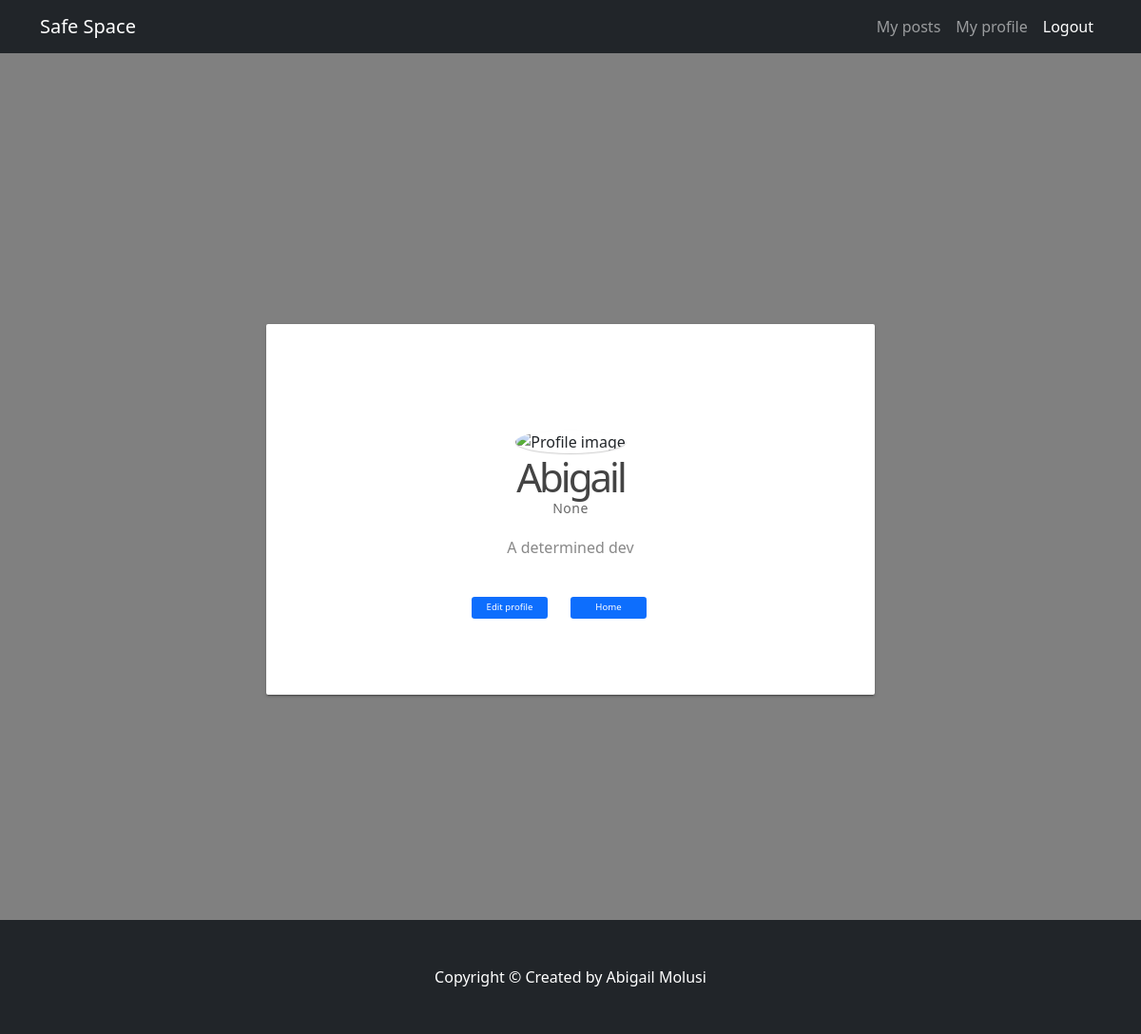
/blog/54/existingprofile/ (signed in), run on the app's committed database.
### blog/models.py (models this page shows, shortened)
class Userprofile(models.Model):
    preffered_name = models.CharField(max_length=255,null=True)
    user = models.OneToOneField(User,on_delete=models.CASCADE)
    profilepic = CloudinaryField("userprofiles",default="userprofiles/dp.JPG")
    job_title = models.CharField(max_length=250,null=True)
    about = models.CharField(max_length=500,null=True)
    twitter = models.URLField(blank=True,null=True)
    linkedin = models.URLField(blank=True, null=True)
    instagram = models.URLField(blank=True, null=True)

### blog/views.py (the view)
# urls.py: path('<int:pk>/existingprofile/',views.existinguserprofile, name='existingprofile'),
@login_required
def existinguserprofile(request, pk):
    try:
        userprofile = Userprofile.objects.get(user__id=pk)
        result = list(chain(Article.objects.filter(author__id=userprofile.id)))
        context = {"userprofile": userprofile, "result": result}
        return render(request, 'blog/existing_profile.html', context)
    except ObjectDoesNotExist:
        if pk == request.user.id:
            return redirect("blog:userprofile_create")
        else:
            messages.info(request, 'Profile nolonger exists..')
            return HttpResponseRedirect(reverse('blog:home', kwargs={"pk": pk}))

### accounts/models.py (called while the page is built)
    @property
    def is_active(self):
        return self.active

### templates/blog/existing_profile.html (shortened to what this page needs)
{% extends 'blog/index.html' %}
{% load static %}
{% static "images" as baseUrl %}
{% block content %}
<div class="container" style="height:100%;width:100%;display:flex;justify-content:center;align-items:center;">
    {%if result%}
        <aside class="profile-card" style="margin:0 auto">
  <header>
<img src="{{ userprofile.profilepic.url }}" alt="Profile image">
    <h1>{{ userprofile.preffered_name|title }}</h1>
    <h2>{{ userprofile.job_title }}</h2>
  </header>
  <div class="profile-bio">
    <p>{{ userprofile.about }}</p>
  </div>
            {% if userprofile.user.email == request.user.email %}
            <div class="container" style="display:flex;justify-content:center">
  <div class="row " >
    <div class="col-sm">
      <a href="{% url 'blog:userprofile_update' userprofile.id %}" style="text-align:center;font-size:0.6em;display:block;width:5rem;margin:auto;text-decoration:none"  class="btn-sm btn-primary">
                            Edit profile</a>
    </div>
    <div class="col-sm">
       <a href="/.."  style="text-align:center;font-size:0.6em;display:block;width:5rem;margin:auto;text-decoration:none" class="btn-sm btn-primary">Home</a>
    </div>
    <div class="col-sm">
    </div>
  </div>
</div>
               {% else %}
                        <div class="row">
                        <div class="col-6 pb-5" style="display:flex;justify-content:space-around">
                        <a href="{{request.META.HTTP_REFERER|escape}}" style="text-align:center;font-size:0.6em;display:block;width:5rem;margin:auto" class="btn btn-sm btn-primary">Back</a>
                         </div>
                        </div>
                        {% endif %}
        </aside>
    </div>
{% endif %}
{% endblock %}

### data on the page
Userprofile: preffered_name "Abigail", job_title "None", about "A determined dev"
